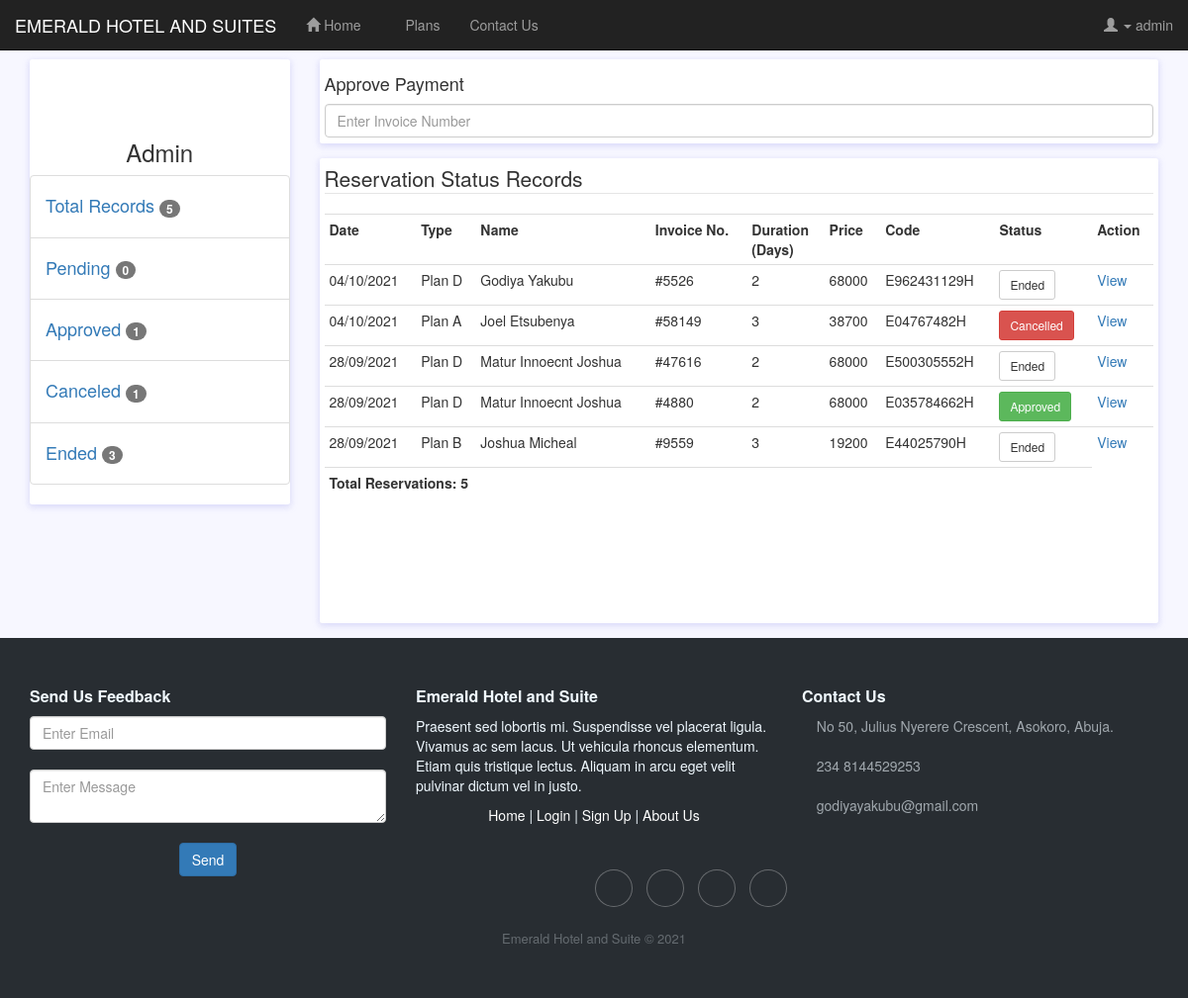
The page /adm/index.php (signed in) on the database its author committed.
### tables this page shows
CREATE TABLE `users` (
  `id` int(3) NOT NULL auto_increment,
  `name` varchar(30) NOT NULL,
  `phone` varchar(15) NOT NULL,
  `email` varchar(25) NOT NULL,
  `gender` varchar(8) NOT NULL,
  `age` varchar(3) NOT NULL,
  `address` varchar(225) NOT NULL,
  `username` varchar(15) NOT NULL,
  `password` varchar(15) NOT NULL,
  `role` varchar(10) NOT NULL,
  PRIMARY KEY  (`id`)
);

CREATE TABLE `reservations` (
  `id` int(5) NOT NULL auto_increment,
  `user_id` varchar(4) NOT NULL,
  `reserve_name` varchar(25) NOT NULL,
  `reserve_type` varchar(10) NOT NULL,
  `duration` varchar(3) NOT NULL,
  `start_date` varchar(10) NOT NULL,
  `end_date` varchar(10) NOT NULL,
  `purpose` varchar(30) NOT NULL,
  `reserve_code` varchar(13) NOT NULL,
  `status` varchar(10) NOT NULL,
  `datetime` timestamp NOT NULL default CURRENT_TIMESTAMP,
  `date` varchar(15) NOT NULL,
  `price` varchar(9) NOT NULL,
  `invoice` varchar(10) NOT NULL,
  PRIMARY KEY  (`id`)
);

### adm/index.php (the view, shortened to what this page needs)
<?php
$use_id=$_SESSION['admin_id'];
	include('head.php');
	$sql="SELECT * FROM users WHERE id='$use_id' ";
	$result=mysql_query($sql);
	$rows=mysql_fetch_assoc($result);
?>
<div class="container">
		<div class="main-body">
			<div class="row">
				<?php include('sidebar.php'); ?>
				<?php include('approve_payment.php'); ?>
					<div class="row">
						<div class="col-sm-12">
							<div class="card">
								<div class="card-body" style="padding:5px; height: 470px; overflow-y:scroll ;">
									<fieldset>
										<legend>Reservation Status Records </legend>
										<table class="table table-condensed table-responsive">
											<tr>
												<th>Date</th>
												<th>Type</th>
												<th>Name</th>
												<th>Invoice No.</th>
												<th>Duration<br>(Days)</th>
												<th>Price</th>
												<th>Code</th>
												<th>Status</th>
												<th>Action</th>
											</tr>
<?php
$sql2="SELECT * FROM reservations ORDER BY id DESC ";
$result2=mysql_query($sql2);
$count=mysql_num_rows($result2);
while($rows=mysql_fetch_assoc($result2)){
?>
											<tr>
												<a href=""><td><?php echo $rows['date'];  ?></td>
												<td><?php echo $rows['reserve_type'];  ?></td>
												<td><?php echo $rows['reserve_name'];  ?></td>
												<td><?php echo $rows['invoice'];  ?></td>
												<td><?php echo $rows['duration'];  ?></td>
												<td><?php echo $rows['price'];  ?></td>
												<td><?php echo $rows['reserve_code'];  ?></td>
												<td>
													<?php
														if($rows['status']=='Cancelled'){
															echo '<a class="btn btn-danger btn-sm">Cancelled</a>';
														}elseif($rows['status']=='Pending'){
															echo '<a class="btn btn-info btn-sm">Pending</a>';
														}elseif($rows['status']=='Ended'){
															echo '<a class="btn btn-default btn-sm">Ended</a>';
														}else{
															echo '<a class="btn btn-success btn-sm">Approved</a>';
														}
													?>												</td>
												<td><a href="view_reservation.php?id=<?php echo $rows['id'];  ?>">View</a></td></a>
											</tr>
<?php
}
?>
											<tr>
												<td colspan="8"><b>Total Reservations: <?php echo $count;  ?></b></td>
											</tr>
										</table>
									</fieldset>
								</div>
							</div>
						</div>
					</div>
				</div>
			</div>
		</div>
	</div>
<?php
	include('footer.php');
?>

### adm/sidebar.php (shortened to what this page needs)
<div class="col-md-3">
					<div class="card">
						<div class="card-body">
							<div class="d-flex flex-column align-items-center text-center">
								<h1><span class="fas fa-cogs"></span></h1>
								<div class="mt-3">
									<h3><?php echo $rows['name'];  ?></h3>
								</div>
							</div>
							<ul class="list-group list-group-flush">
<?php
$sql6="SELECT * FROM reservations ";
$result6=mysql_query($sql6);
$count6=mysql_num_rows($result6);
?>
								<li class="list-group-item d-flex justify-content-between align-items-center flex-wrap">
									<a href="index.php"><h4 class="mb-0">Total Records <span class="badge"><?php echo $count6; ?></span></h4></a>
								</li>
<?php
$sql3="SELECT * FROM reservations WHERE status='Pending' ";
$result3=mysql_query($sql3);
$count3=mysql_num_rows($result3);
?>
								<li class="list-group-item d-flex justify-content-between align-items-center flex-wrap">
									<a href="pending.php"><h4 class="mb-0">Pending <span class="badge"><?php echo $count3; ?></span></h4></a>
								</li>
<?php
$sql4="SELECT * FROM reservations WHERE status='Approved' ";
$result4=mysql_query($sql4);
$count4=mysql_num_rows($result4);
?>
								<li class="list-group-item d-flex justify-content-between align-items-center flex-wrap">
									<a href="approved.php"><h4 class="mb-0">Approved <span class="badge"><?php echo $count4; ?></span></h4></a>
								</li>
<?php
$sql5="SELECT * FROM reservations WHERE status='Cancelled' ";
$result5=mysql_query($sql5);
$count5=mysql_num_rows($result5);
?>
								<li class="list-group-item d-flex justify-content-between align-items-center flex-wrap">
									<a href="cancelled.php"><h4 class="mb-0">Canceled <span class="badge"><?php echo $count5; ?></span></h4></a>
								</li>
<?php
$sql7="SELECT * FROM reservations WHERE status='Ended' ";
$result7=mysql_query($sql7);
$count7=mysql_num_rows($result7);
?>
								<li class="list-group-item d-flex justify-content-between align-items-center flex-wrap">
									<a href="end.php"><h4 class="mb-0">Ended <span class="badge"><?php echo $count7; ?></span></h4></a>
								</li>
							</ul>
						</div>
					</div>
				</div>

### adm/index.php (style rules this page uses)
body { background: #f7f7ff; margin-top:20px; }
.card { position: relative; display: flex; flex-direction: column; min-width: 0; word-wrap: break-word; background-color: #fff; background-clip: border-box; border: 0 solid transparent; border-radius: .25rem; margin-bottom: 1.5rem; box-shadow: 0 2px 6px 0 rgb(218 218 253 / 65%), 0 2px 6px 0 rgb(206 206 238 / 54%); }

### rows shown on the page
users: name "Admin"
reservations: date "04/10/2021", reserve_type "Plan D", reserve_name "Godiya Yakubu", invoice "#5526", duration "2", price "68000", reserve_code "E962431129H", status "Ended"
reservations: date "04/10/2021", reserve_type "Plan A", reserve_name "Joel Etsubenya", invoice "#58149", duration "3", price "38700", reserve_code "E04767482H", status "Cancelled"
reservations: date "28/09/2021", reserve_type "Plan D", reserve_name "Matur Innoecnt Joshua", invoice "#47616", duration "2", price "68000", reserve_code "E500305552H", status "Ended"
reservations: date "28/09/2021", reserve_type "Plan D", reserve_name "Matur Innoecnt Joshua", invoice "#4880", duration "2", price "68000", reserve_code "E035784662H", status "Approved"
reservations: date "28/09/2021", reserve_type "Plan B", reserve_name "Joshua Micheal", invoice "#9559", duration "3", price "19200", reserve_code "E44025790H", status "Ended"

### other values the page prints
$_SESSION['name'] "admin"
$count6 "5"
$count3 "0"
$count4 "1"
$count5 "1"
$count7 "3"
$count "5"
